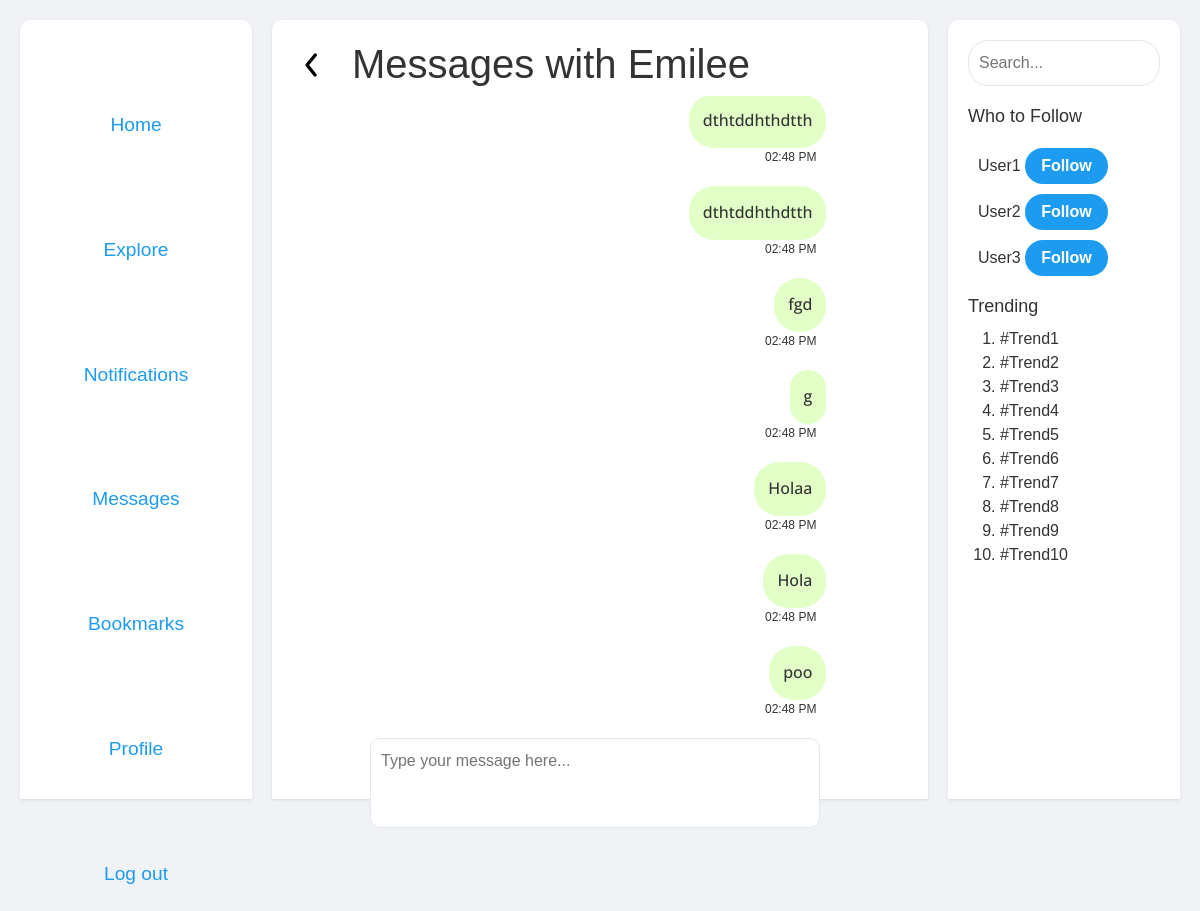
The app's page /messages/2 (signed in), older data.
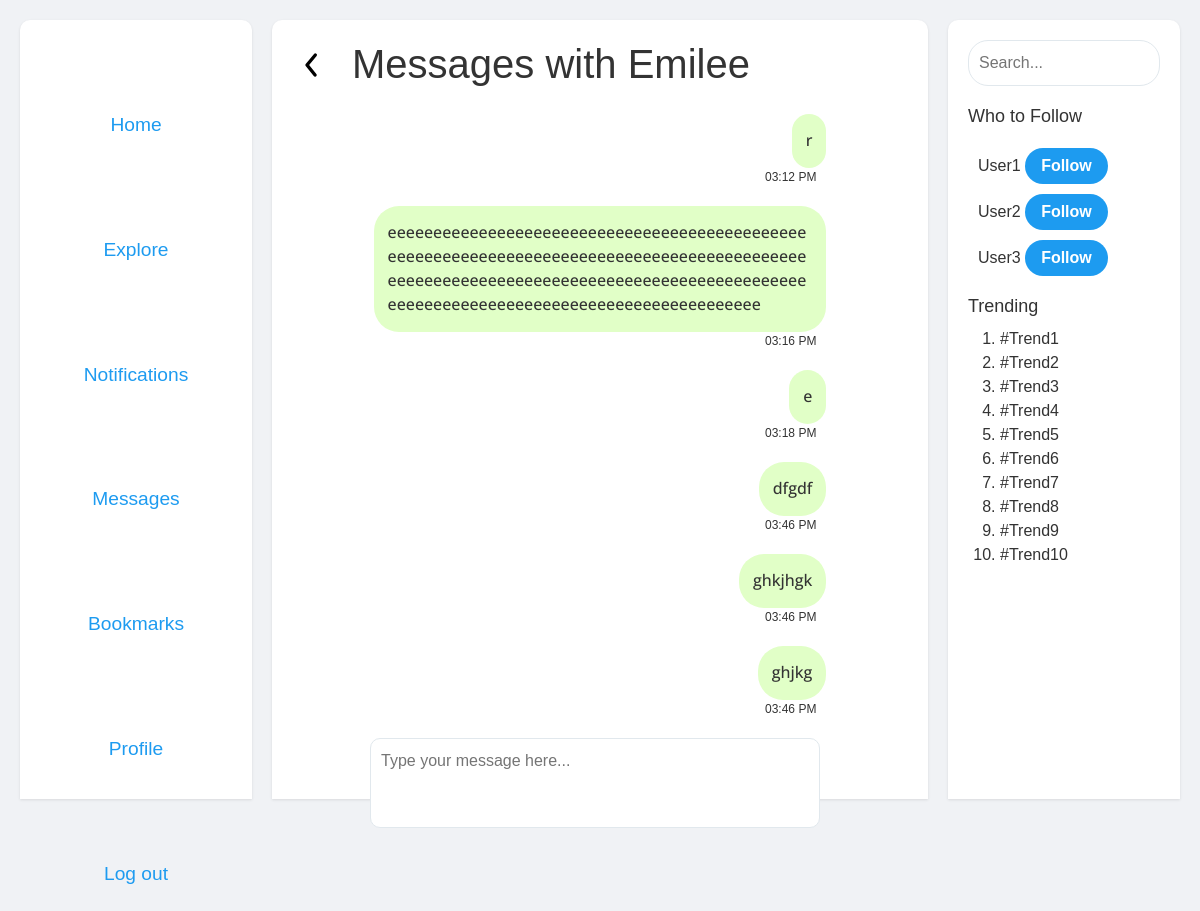
The same page, newer data.
### tables this page shows
CREATE TABLE messages (
    sender_id INTEGER NOT NULL,      -- The ID of the sender
    receiver_id INTEGER NOT NULL,    -- The ID of the receiver
    message TEXT NOT NULL,           -- The text content of the message
    message_id INTEGER PRIMARY KEY AUTOINCREMENT -- Unique ID for each message
, timestamp TIMESTAMP DEFAULT CURRENT_TIMESTAMP);

### app.py (the view, shortened to what this page needs)
@app.route('/messages/<int:contact_id>', methods=['GET', 'POST'])
@login_required
def messages(contact_id):
    if 'user_id' not in session:
        return redirect(url_for('login'))
    user_id = session['user_id']
    messages = db.execute('''
        SELECT * FROM messages
        WHERE (sender_id = ? AND receiver_id = ?) OR (sender_id = ? AND receiver_id = ?)
        ORDER BY timestamp
    ''', int(user_id), int(contact_id), int(contact_id), int(user_id))
    contact1 = db.execute('SELECT username FROM users WHERE id = ?', (user_id,))
    contact2 = db.execute('SELECT username FROM users WHERE id = ?', (contact_id,))
    return render_template('messages.html', messages=messages, contact1=contact1[0]['username'], contact2=contact2[0]['username'], contact_me=contact_id)

### helpers.py (called while the page is built)
def login_required(f):
    @wraps(f)
    def decorated_function(*args, **kwargs):
        if session.get("user_id") is None:
            return redirect("/login")
        return f(*args, **kwargs)
    return decorated_function

def format_timestamp(timestamp):
    spain_tz = pytz.timezone('Europe/Madrid')
    if isinstance(timestamp, str):
        try:
            timestamp = datetime.fromisoformat(timestamp)  # Adjust if your string format is different
        except ValueError:
            return "Invalid date"  # Handle the error as appropriate
    if timestamp.tzinfo is None:
        timestamp = spain_tz.localize(timestamp)
    else:
        timestamp = timestamp.astimezone(spain_tz)
    now = datetime.now(spain_tz)
    is_today = timestamp.date() == now.date()
    if is_today:
        return timestamp.strftime('%I:%M %p')  # 12-hour format without seconds
    else:
        return timestamp.strftime('%B %d, %Y %I:%M %p')  # Full month name, day, and year

### templates/messages.html (shortened to what this page needs)
{% extends "layout.html" %}
{% block main %}
<div class="messages-header">
    <a href="/contacts"><img class="backwards-arrow" src="{{ url_for('static', filename='images/arrow-ios-back.svg') }}" alt="Back to main"></a>
    <h1>Messages with {{ contact2 }}</h1>
</div>
<div class="messages-container" id="messages-container">
    <div class="messages">
        {% for message in messages %}
            <div class="{{ 'message-sent' if message.sender_id == session['user_id'] else 'message-received' }}">
                <p>{{ message.message }}</p>
            </div>
            <span class="{{ 'message-sent1' if message.sender_id == session['user_id'] else 'message-received1' }}">
                {{ message.timestamp | format_timestamp }}
            </span>
        {% endfor %}
    </div>
    <form id="message-form" action="/messages/{{ contact_me }}" method="post">
        <textarea autofocus id="message-textarea" name="message" placeholder="Type your message here..."></textarea>
    </form>
</div>
{% endblock %}

Row changes from the older to the newer data that the page shows:
no longer on this page (row unchanged): messages: message "dthtddhthdtth", timestamp "02:48 PM"
no longer on this page (row unchanged): messages: message "dthtddhthdtth", timestamp "02:48 PM"
no longer on this page (row unchanged): messages: message "fgd", timestamp "02:48 PM"
no longer on this page (row unchanged): messages: message "g", timestamp "02:48 PM"
no longer on this page (row unchanged): messages: message "Holaa", timestamp "02:48 PM"
no longer on this page (row unchanged): messages: message "Hola", timestamp "02:48 PM"
no longer on this page (row unchanged): messages: message "poo", timestamp "02:48 PM"
added messages: message "r", timestamp "03:12 PM"
added messages: message "eeeeeeeeeeeeeeeeeeeeeeeeeeeeeeeeeeeeeeeeeeeeeeeeeeeeeeeeeeeeeeeeeeeeeeeeeeeeeeeeeeeeeeeeeeeeeeeeeeeeeeeeeeeeeeeeeeeeeeeeeeeeeeeeeeeeeeeeeeeeeeeeeeeeeeeeeeeeeeeeeeeeeeeeeeeeeeeeeee", timestamp "03:16 PM"
added messages: message "e", timestamp "03:18 PM"
added messages: message "dfgdf", timestamp "03:46 PM"
added messages: message "ghkjhgk", timestamp "03:46 PM"
added messages: message "ghjkg", timestamp "03:46 PM"
